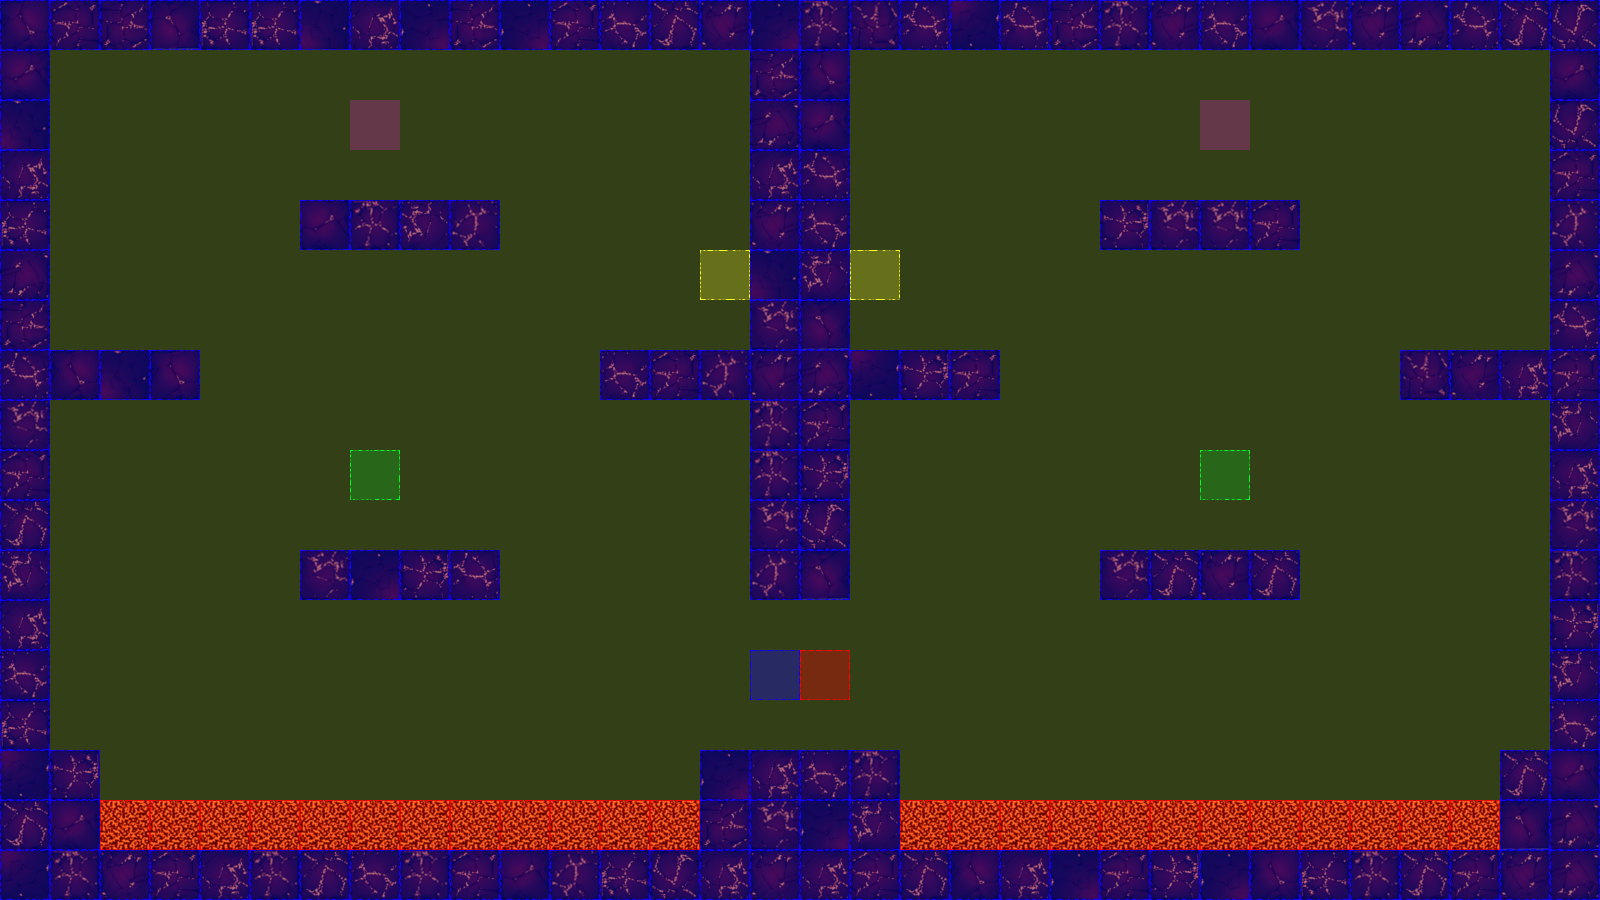

Below is a game level as drawn by its tile map, then a one-line description and the .tmx that defines it (tile-layer data replaced by summaries):
An orthogonal 32x18 tile map with 50x50 px tiles, 3 tile layers (terrain, collision, event), 2 tilesets.

<map version="1.0" orientation="orthogonal" renderorder="left-up" width="32" height="18" tilewidth="50" tileheight="50" nextobjectid="3">
 <tileset firstgid="1" name="dungeonTile.png" tilewidth="50" tileheight="50" tilecount="64" columns="8">
  <image source="tiles/dungeonTile.png" width="400" height="400" />
 </tileset>
 <tileset firstgid="65" name="collisionTile" tilewidth="50" tileheight="50" tilecount="12" columns="3">
  <image source="tiles/collisionTile.png" width="150" height="200" />
 </tileset>
 <layer name="terrain" width="32" height="18">
  <data>[576 cells, 183 non-empty, 24 distinct tile ids]</data>
 </layer>
 <layer name="collision" width="32" height="18">
  <data>[576 cells, 576 non-empty, 3 distinct tile ids]</data>
 </layer>
 <layer name="event" width="32" height="18">
  <data>[576 cells, 9 non-empty, 6 distinct tile ids]</data>
 </layer>
</map>
